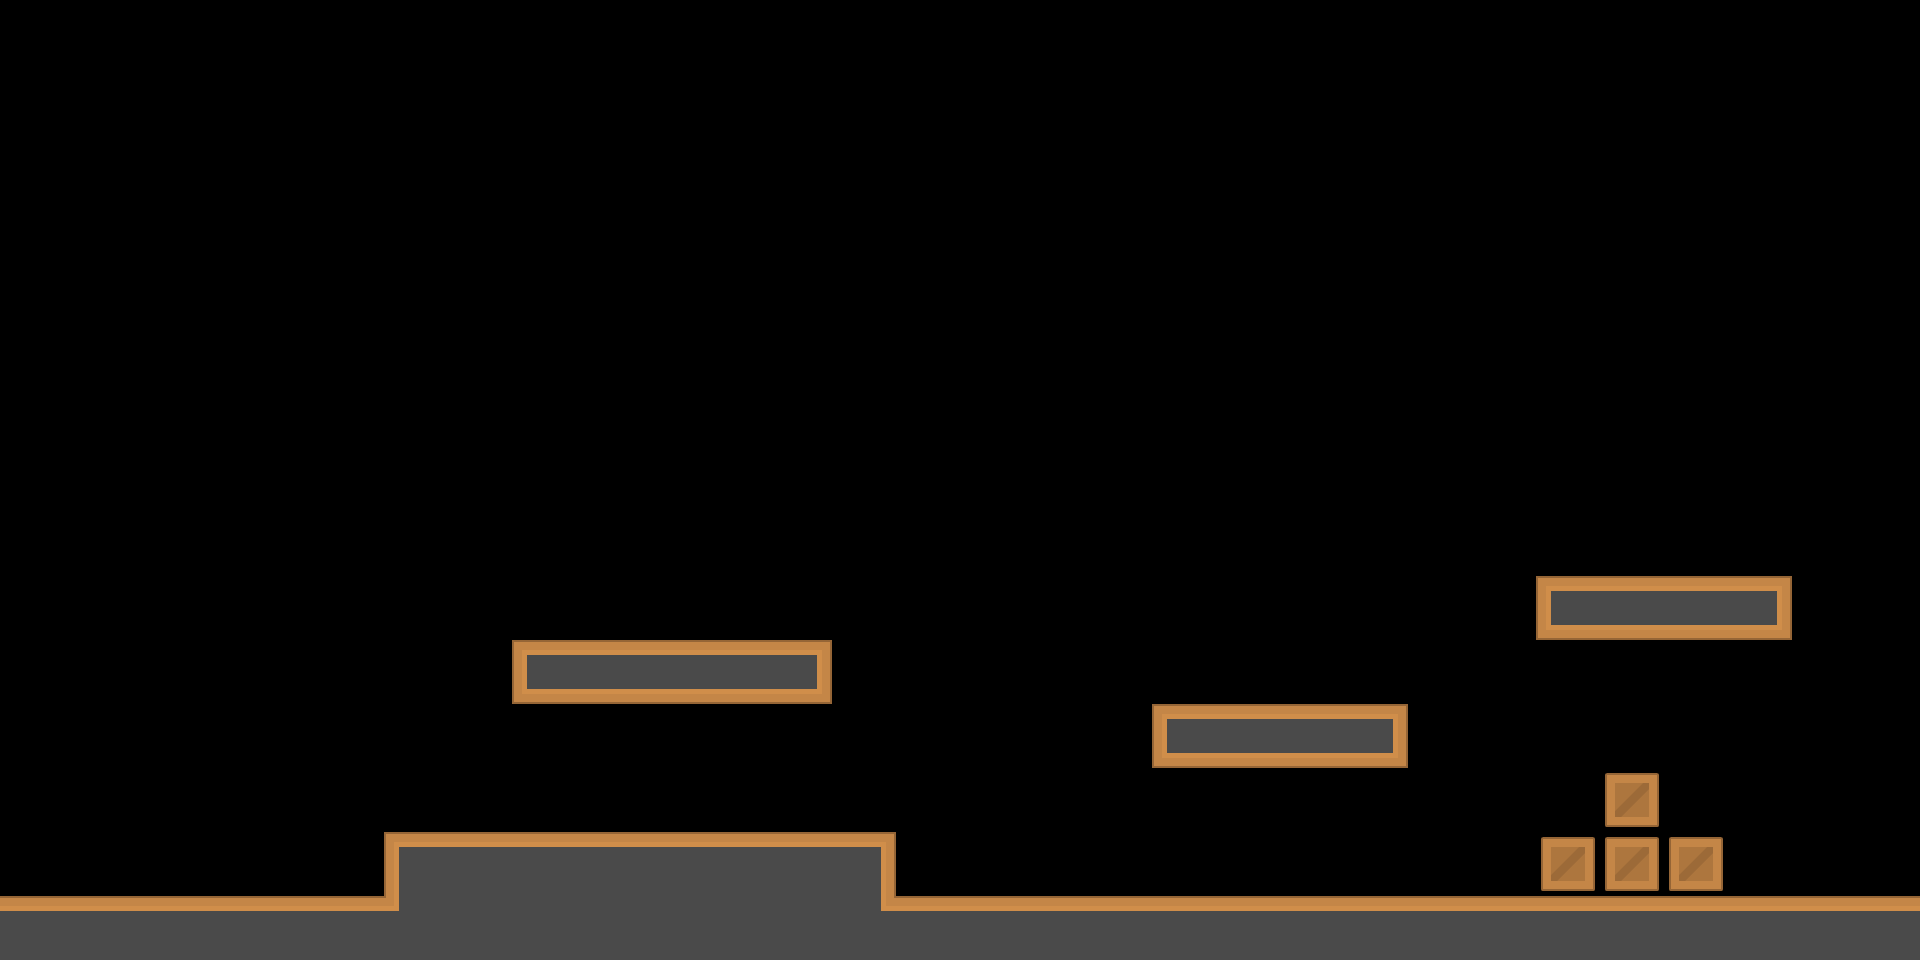

Rendered tile map (Tiled .tmx) drawn with the repository's tilesets; below, a short description and the full map source, tile grids included:
An orthogonal 30x15 tile map with 64x64 px tiles, 1 tile layer (ground).

<map version="1.0" tiledversion="1.1.5" orientation="orthogonal" renderorder="right-down" width="30" height="15" tilewidth="64" tileheight="64" infinite="0" nextobjectid="24">
 <tileset firstgid="1" source="my-map.tsx" />
 <layer name="ground" width="30" height="15">
  <data encoding="csv">
0,0,0,0,0,0,0,0,0,0,0,0,0,0,0,0,0,0,0,0,0,0,0,0,0,0,0,0,0,0,
0,0,0,0,0,0,0,0,0,0,0,0,0,0,0,0,0,0,0,0,0,0,0,0,0,0,0,0,0,0,
0,0,0,0,0,0,0,0,0,0,0,0,0,0,0,0,0,0,0,0,0,0,0,0,0,0,0,0,0,0,
0,0,0,0,0,0,0,0,0,0,0,0,0,0,0,0,0,0,0,0,0,0,0,0,0,0,0,0,0,0,
0,0,0,0,0,0,0,0,0,0,0,0,0,0,0,0,0,0,0,0,0,0,0,0,0,0,0,0,0,0,
0,0,0,0,0,0,0,0,0,0,0,0,0,0,0,0,0,0,0,0,0,0,0,0,0,0,0,0,0,0,
0,0,0,0,0,0,0,0,0,0,0,0,0,0,0,0,0,0,0,0,0,0,0,0,0,0,0,0,0,0,
0,0,0,0,0,0,0,0,0,0,0,0,0,0,0,0,0,0,0,0,0,0,0,0,0,0,0,0,0,0,
0,0,0,0,0,0,0,0,0,0,0,0,0,0,0,0,0,0,0,0,0,0,0,0,0,0,0,0,0,0,
0,0,0,0,0,0,0,0,0,0,0,0,0,0,0,0,0,0,0,0,0,0,0,0,151,120,120,123,0,0,
0,0,0,0,0,0,0,0,151,120,120,120,123,0,0,0,0,0,0,0,0,0,0,0,0,0,0,0,0,0,
0,0,0,0,0,0,0,0,0,0,0,0,0,0,0,0,0,0,151,120,120,123,0,0,0,0,0,0,0,0,
0,0,0,0,0,0,0,0,0,0,0,0,0,0,0,0,0,0,0,0,0,0,0,0,0,129,0,0,0,0,
0,0,0,0,0,0,125,203,203,203,203,203,203,126,0,0,0,0,0,0,0,0,0,0,129,129,129,0,0,0,
203,203,203,203,203,203,200,86,86,86,86,86,86,199,203,203,203,203,203,203,203,203,203,203,203,203,203,203,203,203
</data>
 </layer>
</map>
